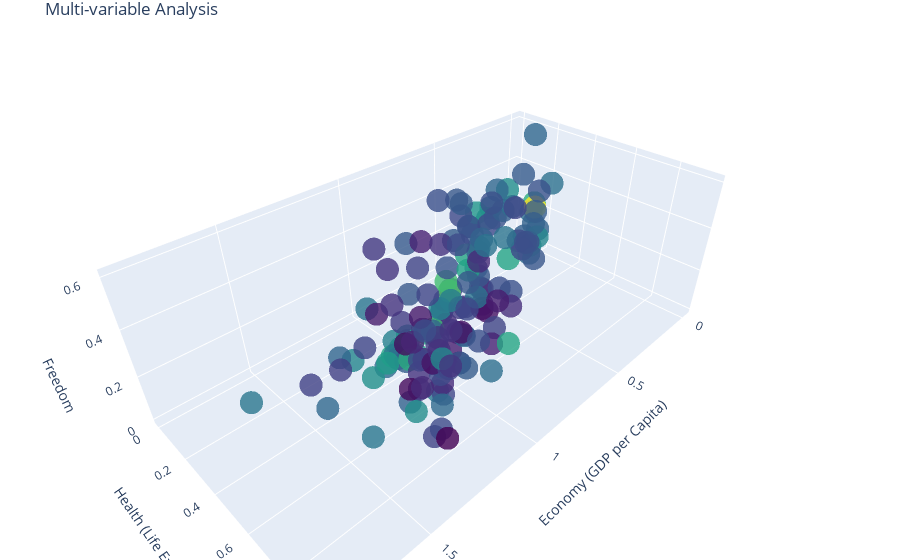

This figure's notebook cell:
### Code cell
import plotly.graph_objects as go

# Assuming df contains the DataFrame with the relevant variables

fig = go.Figure(data=[go.Scatter3d(
    x=whr_df['Economy (GDP per Capita)'],
    y=whr_df['Health (Life Expectancy)'],
    z=whr_df['Freedom'],
    mode='markers',
    marker=dict(
        color=whr_df['Generosity'],  # Color based on Generosity
        colorscale='Viridis',    # Specify a color scale
        size=8,
        opacity=0.8
    ),
    text=whr_df['Country']  # Display country name on hover
)])

fig.update_layout(
    scene=dict(
        xaxis=dict(title='Economy (GDP per Capita)'),
        yaxis=dict(title='Health (Life Expectancy)'),
        zaxis=dict(title='Freedom'),
    ),
    title='Multi-variable Analysis',
    margin=dict(l=0, r=0, b=0, t=30)  # Adjust margins for better visualization
)

fig.show()

### Figure 1 — Plotly figure (JSON) as saved in the notebook; plotly's stock layout.template omitted (floating-point values rounded to 4 significant figures; data arrays with more than 128 entries replaced by an {"elided": "..."} marker saying what was removed)
{"data": [{"marker": {"color": {"elided": "157 float values"}, "colorscale": [[0, "#440154"], [0.1111, "#482878"], [0.2222, "#3e4989"], [0.3333, "#31688e"], [0.4444, "#26828e"], [0.5556, "#1f9e89"], [0.6667, "#35b779"], [0.7778, "#6ece58"], [0.8889, "#b5de2b"], [1, "#fde725"]], "opacity": 0.8, "size": 8}, "mode": "markers", "text": {"elided": "157 str values"}, "type": "scatter3d", "x": {"elided": "157 float values"}, "y": {"elided": "157 float values"}, "z": {"elided": "157 float values"}}], "layout": {"margin": {"b": 0, "l": 0, "r": 0, "t": 30}, "scene": {"xaxis": {"title": {"text": "Economy (GDP per Capita)"}}, "yaxis": {"title": {"text": "Health (Life Expectancy)"}}, "zaxis": {"title": {"text": "Freedom"}}}, "title": {"text": "Multi-variable Analysis"}}}
